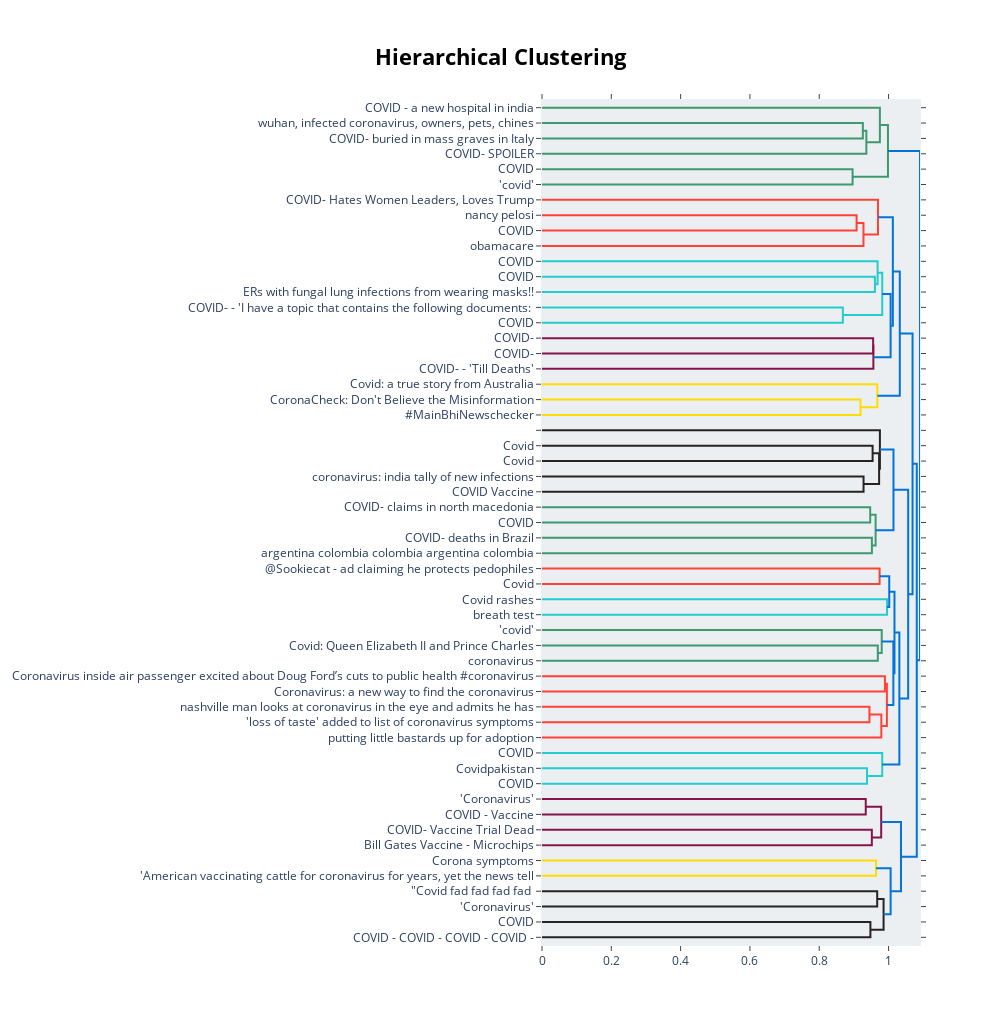

Here is the notebook cell this chart was saved with:
### Code cell
topic_model_fake.visualize_hierarchy(custom_labels=True)

### Figure 1 — Plotly figure (JSON) as saved in the notebook; plotly's stock layout.template omitted (floating-point values rounded to 4 significant figures)
{"data": [{"hoverinfo": "text", "marker": {"color": "rgb(61,153,112)"}, "mode": "lines", "type": "scatter", "x": [0, 0.9258, 0.9258, 0], "xaxis": "x", "y": [-15, -15, -25, -25], "yaxis": "y"}, {"hoverinfo": "text", "marker": {"color": "rgb(61,153,112)"}, "mode": "lines", "type": "scatter", "x": [0.9258, 0.936, 0.936, 0], "xaxis": "x", "y": [-20, -20, -35, -35], "yaxis": "y"}, {"hoverinfo": "text", "marker": {"color": "rgb(61,153,112)"}, "mode": "lines", "type": "scatter", "x": [0, 0.975, 0.975, 0.936], "xaxis": "x", "y": [-5, -5, -27.5, -27.5], "yaxis": "y"}, {"hoverinfo": "text", "marker": {"color": "rgb(61,153,112)"}, "mode": "lines", "type": "scatter", "x": [0, 0.8962, 0.8962, 0], "xaxis": "x", "y": [-45, -45, -55, -55], "yaxis": "y"}, {"hoverinfo": "text", "marker": {"color": "rgb(61,153,112)"}, "mode": "lines", "type": "scatter", "x": [0.975, 0.9983, 0.9983, 0.8962], "xaxis": "x", "y": [-16.25, -16.25, -50, -50], "yaxis": "y"}, {"hoverinfo": "text", "marker": {"color": "rgb(255,65,54)"}, "mode": "lines", "type": "scatter", "x": [0, 0.9078, 0.9078, 0], "xaxis": "x", "y": [-75, -75, -85, -85], "yaxis": "y"}, {"hoverinfo": "text", "marker": {"color": "rgb(255,65,54)"}, "mode": "lines", "type": "scatter", "x": [0.9078, 0.9276, 0.9276, 0], "xaxis": "x", "y": [-80, -80, -95, -95], "yaxis": "y"}, {"hoverinfo": "text", "marker": {"color": "rgb(255,65,54)"}, "mode": "lines", "type": "scatter", "x": [0, 0.9695, 0.9695, 0.9276], "xaxis": "x", "y": [-65, -65, -87.5, -87.5], "yaxis": "y"}, {"hoverinfo": "text", "marker": {"color": "rgb(35,205,205)"}, "mode": "lines", "type": "scatter", "x": [0, 0.9607, 0.9607, 0], "xaxis": "x", "y": [-115, -115, -125, -125], "yaxis": "y"}, {"hoverinfo": "text", "marker": {"color": "rgb(35,205,205)"}, "mode": "lines", "type": "scatter", "x": [0, 0.9684, 0.9684, 0.9607], "xaxis": "x", "y": [-105, -105, -120, -120], "yaxis": "y"}, {"hoverinfo": "text", "marker": {"color": "rgb(35,205,205)"}, "mode": "lines", "type": "scatter", "x": [0, 0.8681, 0.8681, 0], "xaxis": "x", "y": [-135, -135, -145, -145], "yaxis": "y"}, {"hoverinfo": "text", "marker": {"color": "rgb(35,205,205)"}, "mode": "lines", "type": "scatter", "x": [0.9684, 0.9818, 0.9818, 0.8681], "xaxis": "x", "y": [-112.5, -112.5, -140, -140], "yaxis": "y"}, {"hoverinfo": "text", "marker": {"color": "rgb(133,20,75)"}, "mode": "lines", "type": "scatter", "x": [0, 0.9555, 0.9555, 0], "xaxis": "x", "y": [-155, -155, -165, -165], "yaxis": "y"}, {"hoverinfo": "text", "marker": {"color": "rgb(133,20,75)"}, "mode": "lines", "type": "scatter", "x": [0.9555, 0.9562, 0.9562, 0], "xaxis": "x", "y": [-160, -160, -175, -175], "yaxis": "y"}, {"hoverinfo": "text", "marker": {"color": "rgb(0,116,217)"}, "mode": "lines", "type": "scatter", "x": [0.9818, 1.006, 1.006, 0.9562], "xaxis": "x", "y": [-126.2, -126.2, -167.5, -167.5], "yaxis": "y"}, {"hoverinfo": "text", "marker": {"color": "rgb(0,116,217)"}, "mode": "lines", "type": "scatter", "x": [0.9695, 1.012, 1.012, 1.006], "xaxis": "x", "y": [-76.25, -76.25, -146.9, -146.9], "yaxis": "y"}, {"hoverinfo": "text", "marker": {"color": "rgb(255,220,0)"}, "mode": "lines", "type": "scatter", "x": [0, 0.9189, 0.9189, 0], "xaxis": "x", "y": [-195, -195, -205, -205], "yaxis": "y"}, {"hoverinfo": "text", "marker": {"color": "rgb(255,220,0)"}, "mode": "lines", "type": "scatter", "x": [0, 0.9676, 0.9676, 0.9189], "xaxis": "x", "y": [-185, -185, -200, -200], "yaxis": "y"}, {"hoverinfo": "text", "marker": {"color": "rgb(0,116,217)"}, "mode": "lines", "type": "scatter", "x": [1.012, 1.032, 1.032, 0.9676], "xaxis": "x", "y": [-111.6, -111.6, -192.5, -192.5], "yaxis": "y"}, {"hoverinfo": "text", "marker": {"color": "rgb(40,35,35)"}, "mode": "lines", "type": "scatter", "x": [0, 0.954, 0.954, 0], "xaxis": "x", "y": [-225, -225, -235, -235], "yaxis": "y"}, {"hoverinfo": "text", "marker": {"color": "rgb(40,35,35)"}, "mode": "lines", "type": "scatter", "x": [0, 0.9278, 0.9278, 0], "xaxis": "x", "y": [-245, -245, -255, -255], "yaxis": "y"}, {"hoverinfo": "text", "marker": {"color": "rgb(40,35,35)"}, "mode": "lines", "type": "scatter", "x": [0.954, 0.9728, 0.9728, 0.9278], "xaxis": "x", "y": [-230, -230, -250, -250], "yaxis": "y"}, {"hoverinfo": "text", "marker": {"color": "rgb(40,35,35)"}, "mode": "lines", "type": "scatter", "x": [0, 0.975, 0.975, 0.9728], "xaxis": "x", "y": [-215, -215, -240, -240], "yaxis": "y"}, {"hoverinfo": "text", "marker": {"color": "rgb(61,153,112)"}, "mode": "lines", "type": "scatter", "x": [0, 0.947, 0.947, 0], "xaxis": "x", "y": [-265, -265, -275, -275], "yaxis": "y"}, {"hoverinfo": "text", "marker": {"color": "rgb(61,153,112)"}, "mode": "lines", "type": "scatter", "x": [0, 0.952, 0.952, 0], "xaxis": "x", "y": [-285, -285, -295, -295], "yaxis": "y"}, {"hoverinfo": "text", "marker": {"color": "rgb(61,153,112)"}, "mode": "lines", "type": "scatter", "x": [0.947, 0.9627, 0.9627, 0.952], "xaxis": "x", "y": [-270, -270, -290, -290], "yaxis": "y"}, {"hoverinfo": "text", "marker": {"color": "rgb(0,116,217)"}, "mode": "lines", "type": "scatter", "x": [0.975, 1.014, 1.014, 0.9627], "xaxis": "x", "y": [-227.5, -227.5, -280, -280], "yaxis": "y"}, {"hoverinfo": "text", "marker": {"color": "rgb(255,65,54)"}, "mode": "lines", "type": "scatter", "x": [0, 0.9742, 0.9742, 0], "xaxis": "x", "y": [-305, -305, -315, -315], "yaxis": "y"}, {"hoverinfo": "text", "marker": {"color": "rgb(35,205,205)"}, "mode": "lines", "type": "scatter", "x": [0, 0.9956, 0.9956, 0], "xaxis": "x", "y": [-325, -325, -335, -335], "yaxis": "y"}, {"hoverinfo": "text", "marker": {"color": "rgb(0,116,217)"}, "mode": "lines", "type": "scatter", "x": [0.9742, 1.002, 1.002, 0.9956], "xaxis": "x", "y": [-310, -310, -330, -330], "yaxis": "y"}, {"hoverinfo": "text", "marker": {"color": "rgb(61,153,112)"}, "mode": "lines", "type": "scatter", "x": [0, 0.969, 0.969, 0], "xaxis": "x", "y": [-355, -355, -365, -365], "yaxis": "y"}, {"hoverinfo": "text", "marker": {"color": "rgb(61,153,112)"}, "mode": "lines", "type": "scatter", "x": [0, 0.9803, 0.9803, 0.969], "xaxis": "x", "y": [-345, -345, -360, -360], "yaxis": "y"}, {"hoverinfo": "text", "marker": {"color": "rgb(255,65,54)"}, "mode": "lines", "type": "scatter", "x": [0, 0.9895, 0.9895, 0], "xaxis": "x", "y": [-375, -375, -385, -385], "yaxis": "y"}, {"hoverinfo": "text", "marker": {"color": "rgb(255,65,54)"}, "mode": "lines", "type": "scatter", "x": [0, 0.9448, 0.9448, 0], "xaxis": "x", "y": [-395, -395, -405, -405], "yaxis": "y"}, {"hoverinfo": "text", "marker": {"color": "rgb(255,65,54)"}, "mode": "lines", "type": "scatter", "x": [0.9448, 0.9791, 0.9791, 0], "xaxis": "x", "y": [-400, -400, -415, -415], "yaxis": "y"}, {"hoverinfo": "text", "marker": {"color": "rgb(255,65,54)"}, "mode": "lines", "type": "scatter", "x": [0.9895, 0.9952, 0.9952, 0.9791], "xaxis": "x", "y": [-380, -380, -407.5, -407.5], "yaxis": "y"}, {"hoverinfo": "text", "marker": {"color": "rgb(0,116,217)"}, "mode": "lines", "type": "scatter", "x": [0.9803, 1.014, 1.014, 0.9952], "xaxis": "x", "y": [-352.5, -352.5, -393.8, -393.8], "yaxis": "y"}, {"hoverinfo": "text", "marker": {"color": "rgb(0,116,217)"}, "mode": "lines", "type": "scatter", "x": [1.002, 1.017, 1.017, 1.014], "xaxis": "x", "y": [-320, -320, -373.1, -373.1], "yaxis": "y"}, {"hoverinfo": "text", "marker": {"color": "rgb(35,205,205)"}, "mode": "lines", "type": "scatter", "x": [0, 0.9378, 0.9378, 0], "xaxis": "x", "y": [-435, -435, -445, -445], "yaxis": "y"}, {"hoverinfo": "text", "marker": {"color": "rgb(35,205,205)"}, "mode": "lines", "type": "scatter", "x": [0, 0.9817, 0.9817, 0.9378], "xaxis": "x", "y": [-425, -425, -440, -440], "yaxis": "y"}, {"hoverinfo": "text", "marker": {"color": "rgb(0,116,217)"}, "mode": "lines", "type": "scatter", "x": [1.017, 1.031, 1.031, 0.9817], "xaxis": "x", "y": [-346.6, -346.6, -432.5, -432.5], "yaxis": "y"}, {"hoverinfo": "text", "marker": {"color": "rgb(0,116,217)"}, "mode": "lines", "type": "scatter", "x": [1.014, 1.057, 1.057, 1.031], "xaxis": "x", "y": [-253.8, -253.8, -389.5, -389.5], "yaxis": "y"}, {"hoverinfo": "text", "marker": {"color": "rgb(0,116,217)"}, "mode": "lines", "type": "scatter", "x": [1.032, 1.069, 1.069, 1.057], "xaxis": "x", "y": [-152.0, -152.0, -321.6, -321.6], "yaxis": "y"}, {"hoverinfo": "text", "marker": {"color": "rgb(133,20,75)"}, "mode": "lines", "type": "scatter", "x": [0, 0.9342, 0.9342, 0], "xaxis": "x", "y": [-455, -455, -465, -465], "yaxis": "y"}, {"hoverinfo": "text", "marker": {"color": "rgb(133,20,75)"}, "mode": "lines", "type": "scatter", "x": [0, 0.9518, 0.9518, 0], "xaxis": "x", "y": [-475, -475, -485, -485], "yaxis": "y"}, {"hoverinfo": "text", "marker": {"color": "rgb(133,20,75)"}, "mode": "lines", "type": "scatter", "x": [0.9342, 0.9787, 0.9787, 0.9518], "xaxis": "x", "y": [-460, -460, -480, -480], "yaxis": "y"}, {"hoverinfo": "text", "marker": {"color": "rgb(255,220,0)"}, "mode": "lines", "type": "scatter", "x": [0, 0.9639, 0.9639, 0], "xaxis": "x", "y": [-495, -495, -505, -505], "yaxis": "y"}, {"hoverinfo": "text", "marker": {"color": "rgb(40,35,35)"}, "mode": "lines", "type": "scatter", "x": [0, 0.9672, 0.9672, 0], "xaxis": "x", "y": [-515, -515, -525, -525], "yaxis": "y"}, {"hoverinfo": "text", "marker": {"color": "rgb(40,35,35)"}, "mode": "lines", "type": "scatter", "x": [0, 0.9476, 0.9476, 0], "xaxis": "x", "y": [-535, -535, -545, -545], "yaxis": "y"}, {"hoverinfo": "text", "marker": {"color": "rgb(40,35,35)"}, "mode": "lines", "type": "scatter", "x": [0.9672, 0.9856, 0.9856, 0.9476], "xaxis": "x", "y": [-520, -520, -540, -540], "yaxis": "y"}, {"hoverinfo": "text", "marker": {"color": "rgb(0,116,217)"}, "mode": "lines", "type": "scatter", "x": [0.9639, 1.006, 1.006, 0.9856], "xaxis": "x", "y": [-500, -500, -530, -530], "yaxis": "y"}, {"hoverinfo": "text", "marker": {"color": "rgb(0,116,217)"}, "mode": "lines", "type": "scatter", "x": [0.9787, 1.036, 1.036, 1.006], "xaxis": "x", "y": [-470, -470, -515, -515], "yaxis": "y"}, {"hoverinfo": "text", "marker": {"color": "rgb(0,116,217)"}, "mode": "lines", "type": "scatter", "x": [1.069, 1.081, 1.081, 1.036], "xaxis": "x", "y": [-236.8, -236.8, -492.5, -492.5], "yaxis": "y"}, {"hoverinfo": "text", "marker": {"color": "rgb(0,116,217)"}, "mode": "lines", "type": "scatter", "x": [0.9983, 1.091, 1.091, 1.081], "xaxis": "x", "y": [-33.12, -33.12, -364.7, -364.7], "yaxis": "y"}], "layout": {"autosize": false, "height": 1025, "hoverlabel": {"bgcolor": "white", "font": {"family": "Rockwell", "size": 16}}, "hovermode": "closest", "plot_bgcolor": "#ECEFF1", "showlegend": false, "title": {"font": {"color": "Black", "size": 22}, "text": "<b>Hierarchical Clustering</b>", "x": 0.5, "xanchor": "center", "yanchor": "top"}, "width": 1000, "xaxis": {"mirror": "allticks", "rangemode": "tozero", "showgrid": false, "showline": true, "showticklabels": true, "ticks": "outside", "type": "linear", "zeroline": false}, "yaxis": {"mirror": "allticks", "range": [-550, 0], "rangemode": "tozero", "showgrid": false, "showline": true, "showticklabels": true, "tickmode": "array", "ticks": "outside", "ticktext": ["COVID - a new hospital in india", "wuhan, infected coronavirus, owners, pets, chines", "COVID- buried in mass graves in Italy", "COVID- SPOILER", "COVID", "'covid'", "COVID- Hates Women Leaders, Loves Trump", "nancy pelosi", "COVID", "obamacare", "COVID", "COVID", "ERs with fungal lung infections from wearing masks!!", "COVID- - 'I have a topic that contains the following documents: ", "COVID", "COVID-", "COVID-", "COVID- - 'Till Deaths'", "Covid: a true story from Australia", "CoronaCheck: Don't Believe the Misinformation", "#MainBhiNewschecker", "         ", "Covid", "Covid", "coronavirus: india tally of new infections", "COVID Vaccine", "COVID- claims in north macedonia", "COVID", "COVID- deaths in Brazil", "argentina colombia colombia argentina colombia", "@Sookiecat - ad claiming he protects pedophiles", "Covid", "Covid rashes", "breath test", "'covid'", "Covid: Queen Elizabeth II and Prince Charles", "coronavirus", "Coronavirus inside air passenger excited about Doug Ford’s cuts to public health #coronavirus", "Coronavirus: a new way to find the coronavirus", "nashville man looks at coronavirus in the eye and admits he has", "'loss of taste' added to list of coronavirus symptoms", "putting little bastards up for adoption", "COVID", "Covidpakistan", "COVID", "'Coronavirus'", "COVID - Vaccine", "COVID- Vaccine Trial Dead", "Bill Gates Vaccine - Microchips", "Corona symptoms", "'American vaccinating cattle for coronavirus for years, yet the news tell", "\"Covid fad fad fad fad ", "'Coronavirus'", "COVID", "COVID - COVID - COVID - COVID -"], "tickvals": [-5, -15, -25, -35, -45, -55, -65, -75, -85, -95, -105, -115, -125, -135, -145, -155, -165, -175, -185, -195, -205, -215, -225, -235, -245, -255, -265, -275, -285, -295, -305, -315, -325, -335, -345, -355, -365, -375, -385, -395, -405, -415, -425, -435, -445, -455, -465, -475, -485, -495, -505, -515, -525, -535, -545], "type": "linear", "zeroline": false}}}
